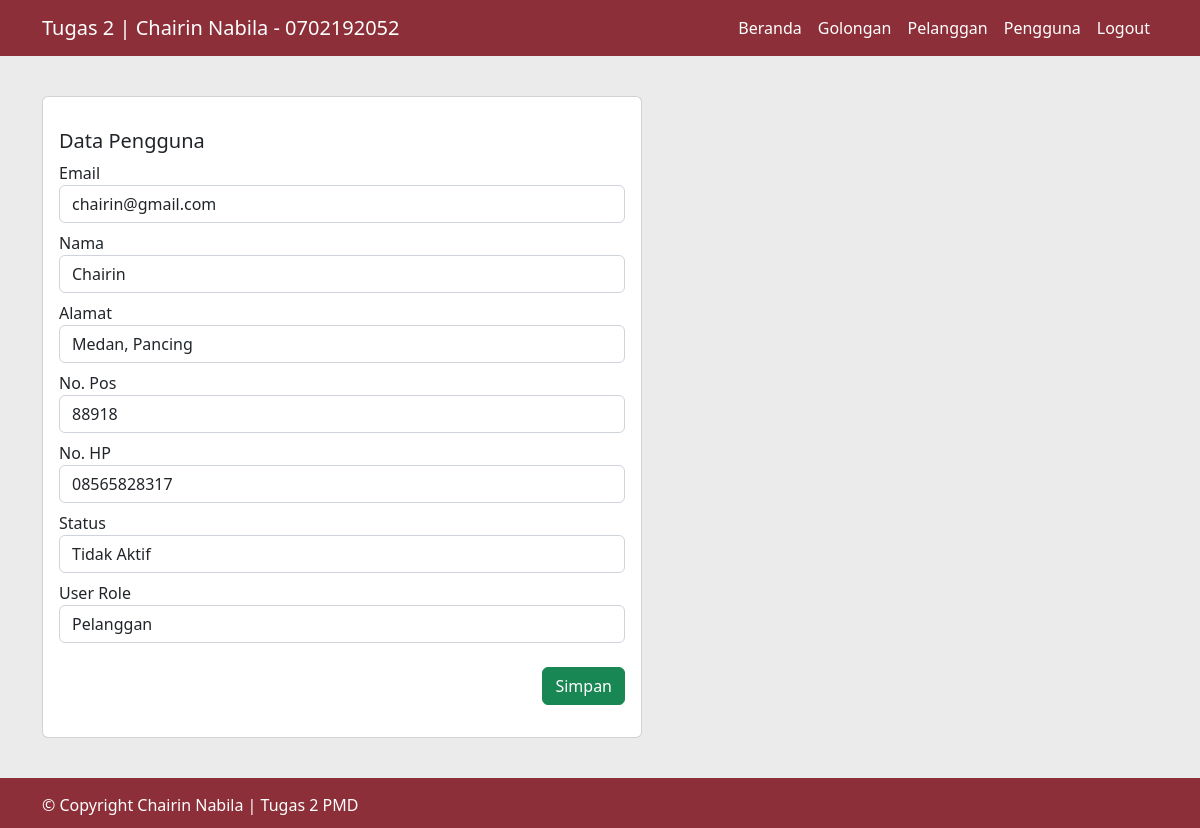
Screenshot of /index.php?page=edit_pengguna&id=1 (signed in) with the database file from the repository.
### tables this page shows
CREATE TABLE `users` (
  `id` bigint(20) UNSIGNED NOT NULL,
  `user_email` varchar(255) NOT NULL,
  `user_nama` varchar(255) NOT NULL,
  `user_alamat` text NOT NULL,
  `user_hp` varchar(255) NOT NULL,
  `user_pos` varchar(255) NOT NULL,
  `user_role` int(11) NOT NULL,
  `user_aktif` int(11) NOT NULL,
  `password` varchar(255) NOT NULL
);

### app/DB.php (called while the page is built, shortened)
<?php
    class DB{
        public function __construct(){
            try{
                $this->db = new PDO("mysql:host=localhost;dbname=tugas_2_chairin", "root", "");
            } catch(\Exception $e){
                die("Error : " . $e->getMassage());
            }
        }
    }

### app/Pengguna.php (called while the page is built, shortened)
<?php
class Pengguna extends DB{
    public function edit($id){
        $sql = "SELECT * FROM users WHERE id='$id'";
        $stmt = $this->db->prepare($sql);
        $stmt->execute();
        $row = $stmt->fetch();
        return $row;
    }
}

### pages/edit_pengguna.php (the view, shortened to what this page needs)
<?php
    $pengguna = new App\Pengguna();
    $row = $pengguna->edit($_GET['id']);
?>
<div class="container" style="padding-top: 40px; padding-bottom: 40px">
    <div class="card" style="width: 600px">
        <div class="card-body">
            <p class="card-text">
                <div class="card-title"><h5>Data Pengguna</h5></div>
                <form method="POST">
                    <div class="form-group">
                        <label for="">Email</label>
                        <input type="text" class="form-control" name="user_email" value="<?php echo $row['user_email'] ?>">
                    </div>
                    <div class="form-group mt-2">
                        <label for="">Nama</label>
                        <input type="text" class="form-control" name="user_nama" value="<?php echo $row['user_nama'] ?>">
                    </div>
                    <div class="form-group mt-2">
                        <label for="">Alamat</label>
                        <input type="text" class="form-control" name="user_alamat" value="<?php echo $row['user_alamat'] ?>">
                    </div>
                    <div class="form-group mt-2">
                        <label for="">No. Pos</label>
                        <input type="text" class="form-control" name="user_pos" value="<?php echo $row['user_pos'] ?>">
                    </div>
                    <div class="form-group mt-2">
                        <label for="">No. HP</label>
                        <input type="text" class="form-control" name="user_hp" value="<?php echo $row['user_hp'] ?>">
                    </div>
                    <div class="form-group mt-2">
                        <label for="">Status</label>
                        <select name="user_aktif" class="form-control">
                            <option value="0"
                            <?php if ($row['user_aktif'] == 1) { ?>
                                selected
                            <?php } ?>
                            >Tidak Aktif</option>
                        </select>
                    </div>
                    <div class="form-group mt-2">
                        <label for="">User Role</label>
                        <select name="user_role" class="form-control">
                            <option value="0"
                            <?php if ($row['user_role'] == 0) { ?>
                                selected
                            <?php } ?>
                            >Pelanggan</option>
                        </select>
                    </div>
                    <div class="d-flex justify-content-end mt-4">
                        <button class="btn btn-success" name="simpan">Simpan</button>
                    </div>
                </form>
            </p>
        </div>
    </div>
</div>

### rows the page displays
users: user_email "chairin@gmail.com", user_nama "Chairin", user_alamat "Medan, Pancing", user_pos "88918", user_hp "08565828317", user_aktif "Tidak Aktif", user_role "Pelanggan"
